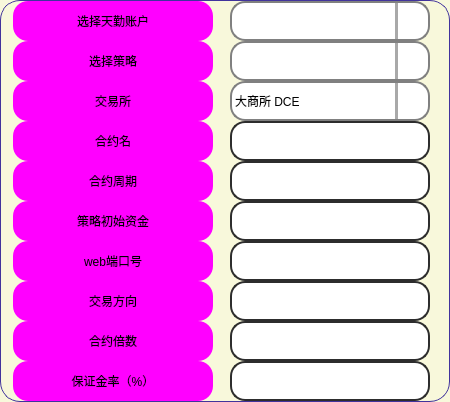
          <widget class="QFrame" name="frame_93">
           <property name="minimumSize">
            <size>
             <width>450</width>
             <height>400</height>
            </size>
           </property>
           <property name="maximumSize">
            <size>
             <width>450</width>
             <height>16333512</height>
            </size>
           </property>
           <property name="styleSheet">
            <string notr="true">QFrame {
	background-color: rgb(248, 248, 219);
	border: 1px solid rgb(65, 51, 156);
	border-radius: 20px;
}
QFrame:hover {
	border: 1px solid rgb(65, 51, 156);
}</string>
           </property>
           <property name="frameShape">
            <enum>QFrame::StyledPanel</enum>
           </property>
           <property name="frameShadow">
            <enum>QFrame::Raised</enum>
           </property>
           <layout class="QHBoxLayout" name="horizontalLayout_54">
            <property name="spacing">
             <number>0</number>
            </property>
            <property name="leftMargin">
             <number>0</number>
            </property>
            <property name="topMargin">
             <number>0</number>
            </property>
            <property name="rightMargin">
             <number>0</number>
            </property>
            <property name="bottomMargin">
             <number>0</number>
            </property>
            <item>
             <widget class="QFrame" name="upper_left_4">
              <property name="sizePolicy">
               <sizepolicy hsizetype="Minimum" vsizetype="Expanding">
                <horstretch>0</horstretch>
                <verstretch>0</verstretch>
               </sizepolicy>
              </property>
              <property name="minimumSize">
               <size>
                <width>205</width>
                <height>0</height>
               </size>
              </property>
              <property name="maximumSize">
               <size>
                <width>205</width>
                <height>1000</height>
               </size>
              </property>
              <property name="styleSheet">
               <string notr="true">border:none</string>
              </property>
              <property name="frameShape">
               <enum>QFrame::StyledPanel</enum>
              </property>
              <property name="frameShadow">
               <enum>QFrame::Raised</enum>
              </property>
              <layout class="QVBoxLayout" name="verticalLayout_54">
               <property name="spacing">
                <number>0</number>
               </property>
               <property name="leftMargin">
                <number>0</number>
               </property>
               <property name="topMargin">
                <number>0</number>
               </property>
               <property name="rightMargin">
                <number>0</number>
               </property>
               <property name="bottomMargin">
                <number>0</number>
               </property>
               <item>
                <widget class="QLabel" name="label_backtest_select_tq_account">
                 <property name="enabled">
                  <bool>true</bool>
                 </property>
                 <property name="minimumSize">
                  <size>
                   <width>200</width>
                   <height>40</height>
                  </size>
                 </property>
                 <property name="maximumSize">
                  <size>
                   <width>200</width>
                   <height>40</height>
                  </size>
                 </property>
                 <property name="styleSheet">
                  <string notr="true">QLabel {
	font: 700 18pt &quot;等线&quot;;
	background-color: rgb(255, 0, 255);
	border-radius: 15px;
}

QLabel:hover{
	border: 3px solid rgb(0, 255, 0);
}
QLabel:disabled{
	color: rgb(0, 0, 0);
	border-color: rgb(166, 166, 166);
    background-color: rgb(186, 186, 186);
}</string>
                 </property>
                 <property name="text">
                  <string>选择天勤账户</string>
                 </property>
                 <property name="alignment">
                  <set>Qt::AlignCenter</set>
                 </property>
                 <property name="buddy">
                  <cstring>comboBox_select_tq_account</cstring>
                 </property>
                </widget>
               </item>
               <item>
                <widget class="QLabel" name="label_backtest_select_strategy">
                 <property name="enabled">
                  <bool>true</bool>
                 </property>
                 <property name="minimumSize">
                  <size>
                   <width>200</width>
                   <height>40</height>
                  </size>
                 </property>
                 <property name="maximumSize">
                  <size>
                   <width>200</width>
                   <height>40</height>
                  </size>
                 </property>
                 <property name="styleSheet">
                  <string notr="true">QLabel {
	font: 700 18pt &quot;等线&quot;;
	background-color: rgb(255, 0, 255);
	border-radius: 15px;
}

QLabel:hover{
	border: 3px solid rgb(0, 255, 0);
}
QLabel:disabled{
	color: rgb(0, 0, 0);
	border-color: rgb(166, 166, 166);
    background-color: rgb(186, 186, 186);
}</string>
                 </property>
                 <property name="text">
                  <string>选择策略</string>
                 </property>
                 <property name="alignment">
                  <set>Qt::AlignCenter</set>
                 </property>
                 <property name="buddy">
                  <cstring>comboBox_select_strategy</cstring>
                 </property>
                </widget>
               </item>
               <item>
                <widget class="QLabel" name="label_backtest_exchange">
                 <property name="minimumSize">
                  <size>
                   <width>200</width>
                   <height>40</height>
                  </size>
                 </property>
                 <property name="maximumSize">
                  <size>
                   <width>200</width>
                   <height>40</height>
                  </size>
                 </property>
                 <property name="styleSheet">
                  <string notr="true">QLabel {
	font: 700 18pt &quot;等线&quot;;
	background-color: rgb(255, 0, 255);
	border-radius: 15px;
}

QLabel:hover{
	border: 3px solid rgb(0, 255, 0);
}
QLabel:disabled{
	color: rgb(0, 0, 0);
	border-color: rgb(166, 166, 166);
    background-color: rgb(186, 186, 186);
}</string>
                 </property>
                 <property name="text">
                  <string>交易所</string>
                 </property>
                 <property name="alignment">
                  <set>Qt::AlignCenter</set>
                 </property>
                 <property name="buddy">
                  <cstring>comboBox_exchange</cstring>
                 </property>
                </widget>
               </item>
               <item>
                <widget class="QLabel" name="label_backtest_symbol">
                 <property name="minimumSize">
                  <size>
                   <width>200</width>
                   <height>40</height>
                  </size>
                 </property>
                 <property name="maximumSize">
                  <size>
                   <width>200</width>
                   <height>40</height>
                  </size>
                 </property>
                 <property name="styleSheet">
                  <string notr="true">QLabel {
	font: 700 18pt &quot;等线&quot;;
	background-color: rgb(255, 0, 255);
	border-radius: 15px;
}

QLabel:hover{
	border: 3px solid rgb(0, 255, 0);
}
QLabel:disabled{
	color: rgb(0, 0, 0);
	border-color: rgb(166, 166, 166);
    background-color: rgb(186, 186, 186);
}</string>
                 </property>
                 <property name="text">
                  <string>合约名</string>
                 </property>
                 <property name="alignment">
                  <set>Qt::AlignCenter</set>
                 </property>
                 <property name="buddy">
                  <cstring>symbol</cstring>
                 </property>
                </widget>
               </item>
               <item>
                <widget class="QLabel" name="label_backtest_symbol_period">
                 <property name="minimumSize">
                  <size>
                   <width>200</width>
                   <height>40</height>
                  </size>
                 </property>
                 <property name="maximumSize">
                  <size>
                   <width>200</width>
                   <height>40</height>
                  </size>
                 </property>
                 <property name="styleSheet">
                  <string notr="true">QLabel {
	font: 700 18pt &quot;等线&quot;;
	background-color: rgb(255, 0, 255);
	border-radius: 15px;
}

QLabel:hover{
	border: 3px solid rgb(0, 255, 0);
}
QLabel:disabled{
	color: rgb(0, 0, 0);
	border-color: rgb(166, 166, 166);
    background-color: rgb(186, 186, 186);
}</string>
                 </property>
                 <property name="text">
                  <string>合约周期</string>
                 </property>
                 <property name="alignment">
                  <set>Qt::AlignCenter</set>
                 </property>
                 <property name="buddy">
                  <cstring>symbol_period</cstring>
                 </property>
                </widget>
               </item>
               <item>
                <widget class="QLabel" name="label_backtest_initial_capital">
                 <property name="minimumSize">
                  <size>
                   <width>200</width>
                   <height>40</height>
                  </size>
                 </property>
                 <property name="maximumSize">
                  <size>
                   <width>200</width>
                   <height>40</height>
                  </size>
                 </property>
                 <property name="styleSheet">
                  <string notr="true">QLabel {
	font: 700 18pt &quot;等线&quot;;
	background-color: rgb(255, 0, 255);
	border-radius: 15px;
}

QLabel:hover{
	border: 3px solid rgb(0, 255, 0);
}
QLabel:disabled{
	color: rgb(0, 0, 0);
	border-color: rgb(166, 166, 166);
    background-color: rgb(186, 186, 186);
}</string>
                 </property>
                 <property name="text">
                  <string>策略初始资金</string>
                 </property>
                 <property name="alignment">
                  <set>Qt::AlignCenter</set>
                 </property>
                 <property name="buddy">
                  <cstring>initial_capital</cstring>
                 </property>
                </widget>
               </item>
               <item>
                <widget class="QLabel" name="label_backtest_web_port">
                 <property name="minimumSize">
                  <size>
                   <width>200</width>
                   <height>40</height>
                  </size>
                 </property>
                 <property name="maximumSize">
                  <size>
                   <width>200</width>
                   <height>40</height>
                  </size>
                 </property>
                 <property name="styleSheet">
                  <string notr="true">QLabel {
	font: 700 18pt &quot;等线&quot;;
	background-color: rgb(255, 0, 255);
	border-radius: 15px;
}

QLabel:hover{
	border: 3px solid rgb(0, 255, 0);
}
QLabel:disabled{
	color: rgb(0, 0, 0);
	border-color: rgb(166, 166, 166);
    background-color: rgb(186, 186, 186);
}</string>
                 </property>
                 <property name="text">
                  <string>web端口号</string>
                 </property>
                 <property name="alignment">
                  <set>Qt::AlignCenter</set>
                 </property>
                 <property name="buddy">
                  <cstring>web_port</cstring>
                 </property>
                </widget>
               </item>
               <item>
                <widget class="QLabel" name="label_backtest_orientation">
                 <property name="minimumSize">
                  <size>
                   <width>200</width>
                   <height>40</height>
                  </size>
                 </property>
                 <property name="maximumSize">
                  <size>
                   <width>200</width>
                   <height>40</height>
                  </size>
                 </property>
                 <property name="styleSheet">
                  <string notr="true">QLabel {
	font: 700 18pt &quot;等线&quot;;
	background-color: rgb(255, 0, 255);
	border-radius: 15px;
}

QLabel:hover{
	border: 3px solid rgb(0, 255, 0);
}
QLabel:disabled{
	color: rgb(0, 0, 0);
	border-color: rgb(166, 166, 166);
    background-color: rgb(186, 186, 186);
}</string>
                 </property>
                 <property name="text">
                  <string>交易方向</string>
                 </property>
                 <property name="alignment">
                  <set>Qt::AlignCenter</set>
                 </property>
                 <property name="buddy">
                  <cstring>orientation</cstring>
                 </property>
                </widget>
               </item>
               <item>
                <widget class="QLabel" name="label_backtest_contract_multiples">
                 <property name="minimumSize">
                  <size>
                   <width>200</width>
                   <height>40</height>
                  </size>
                 </property>
                 <property name="maximumSize">
                  <size>
                   <width>200</width>
                   <height>40</height>
                  </size>
                 </property>
                 <property name="styleSheet">
                  <string notr="true">QLabel {
	font: 700 18pt &quot;等线&quot;;
	background-color: rgb(255, 0, 255);
	border-radius: 15px;
}

QLabel:hover{
	border: 3px solid rgb(0, 255, 0);
}
QLabel:disabled{
	color: rgb(0, 0, 0);
	border-color: rgb(166, 166, 166);
    background-color: rgb(186, 186, 186);
}</string>
                 </property>
                 <property name="text">
                  <string>合约倍数</string>
                 </property>
                 <property name="alignment">
                  <set>Qt::AlignCenter</set>
                 </property>
                 <property name="buddy">
                  <cstring>contract_multiples</cstring>
                 </property>
                </widget>
               </item>
               <item>
                <widget class="QLabel" name="label_backtest_margin_rate">
                 <property name="minimumSize">
                  <size>
                   <width>200</width>
                   <height>40</height>
                  </size>
                 </property>
                 <property name="maximumSize">
                  <size>
                   <width>200</width>
                   <height>40</height>
                  </size>
                 </property>
                 <property name="styleSheet">
                  <string notr="true">QLabel {
	font: 700 18pt &quot;等线&quot;;
	background-color: rgb(255, 0, 255);
	border-radius: 15px;
}

QLabel:hover{
	border: 3px solid rgb(0, 255, 0);
}
QLabel:disabled{
	color: rgb(0, 0, 0);
	border-color: rgb(166, 166, 166);
    background-color: rgb(186, 186, 186);
}</string>
                 </property>
                 <property name="text">
                  <string>保证金率（%）</string>
                 </property>
                 <property name="alignment">
                  <set>Qt::AlignCenter</set>
                 </property>
                 <property name="buddy">
                  <cstring>margin_rate</cstring>
                 </property>
                </widget>
               </item>
              </layout>
             </widget>
            </item>
            <item>
             <widget class="QFrame" name="upper_right_4">
              <property name="sizePolicy">
               <sizepolicy hsizetype="Minimum" vsizetype="Expanding">
                <horstretch>0</horstretch>
                <verstretch>0</verstretch>
               </sizepolicy>
              </property>
              <property name="minimumSize">
               <size>
                <width>205</width>
                <height>0</height>
               </size>
              </property>
              <property name="maximumSize">
               <size>
                <width>205</width>
                <height>1000</height>
               </size>
              </property>
              <property name="styleSheet">
               <string notr="true">border:none</string>
              </property>
              <property name="frameShape">
               <enum>QFrame::StyledPanel</enum>
              </property>
              <property name="frameShadow">
               <enum>QFrame::Raised</enum>
              </property>
              <layout class="QVBoxLayout" name="verticalLayout_55">
               <property name="spacing">
                <number>0</number>
               </property>
               <property name="leftMargin">
                <number>0</number>
               </property>
               <property name="topMargin">
                <number>0</number>
               </property>
               <property name="rightMargin">
                <number>0</number>
               </property>
               <property name="bottomMargin">
                <number>0</number>
               </property>
               <item>
                <widget class="QComboBox" name="comboBox_select_tq_account">
                 <property name="minimumSize">
                  <size>
                   <width>200</width>
                   <height>40</height>
                  </size>
                 </property>
                 <property name="maximumSize">
                  <size>
                   <width>200</width>
                   <height>40</height>
                  </size>
                 </property>
                 <property name="styleSheet">
                  <string notr="true">/* 未下拉时，QComboBox的样式 */
QComboBox {
    border: 2px solid gray;   /* 边框 */
    border-radius: 15px;   /* 圆角 */
    padding: 1px 18px 1px 3px;   /* 字体填衬 */
    color: rgb(0, 0, 0);    
	font: 700 18pt &quot;等线&quot;;    
	background-color: rgb(255, 255, 255);
}

/* 下拉后，整个下拉窗体样式 */
QComboBox QAbstractItemView {
    
    border: 1px solid yellow;   /* 整个下拉窗体的边框 */
    color: black;
	border-radius: 3px;
    background-color: rgb(225, 225, 225);   /* 整个下拉窗体的背景色 */
    selection-background-color: lightgreen;   /* 整个下拉窗体被选中项的背景色 */
}
/* 下拉箭头样式 */
 QComboBox::down-arrow {
	image: url(:/图标/icons/双下拉箭头.svg);
	width: 30px; /* 下拉箭头的宽度（建议与下拉框drop-down的宽度一致） */ 
	background: rgb(255, 255, 255); /* 下拉箭头的的背景色 */ 
	padding: 0px 0px 0px 0px; /* 上内边距、右内边距、下内边距、左内边距 */
 } 

/* 下拉框样式 */
QComboBox::drop-down {
   /* subcontrol-origin: padding;   /* 子控件在父元素中的原点矩形。如果未指定此属性，则默认为padding。 */
   /* subcontrol-position: top right;   /* 下拉框的位置（右上） */
    width: 30px;   /* 下拉框的宽度 */

    border-left-width: 3px;   /* 下拉框的左边界线宽度 */
    border-left-color: darkgray;   /* 下拉框的左边界线颜色 */
    border-left-style: solid;   /* 下拉框的左边界线为实线 */
    border-top-right-radius: 10px;   /* 下拉框的右上边界线的圆角半径（应和整个QComboBox右上边界线的圆角半径一致） */
    border-bottom-right-radius: 10px;   /* 同上 */
}
QComboBox:hover {
	border: 3px solid rgb(255, 85, 0);
}
QComboBox:disabled{
	color: rgb(0, 0, 0);
	border-color: rgb(166, 166, 166);
    background-color: rgb(186, 186, 186);
}</string>
                 </property>
                </widget>
               </item>
               <item>
                <widget class="QComboBox" name="comboBox_select_strategy">
                 <property name="minimumSize">
                  <size>
                   <width>200</width>
                   <height>40</height>
                  </size>
                 </property>
                 <property name="maximumSize">
                  <size>
                   <width>200</width>
                   <height>40</height>
                  </size>
                 </property>
                 <property name="styleSheet">
                  <string notr="true">/* 未下拉时，QComboBox的样式 */
QComboBox {
    border: 2px solid gray;   /* 边框 */
    border-radius: 15px;   /* 圆角 */
    padding: 1px 18px 1px 3px;   /* 字体填衬 */
    color: rgb(0, 0, 0);    
	font: 700 18pt &quot;等线&quot;;    
	background-color: rgb(255, 255, 255);
}

/* 下拉后，整个下拉窗体样式 */
QComboBox QAbstractItemView {
    
    border: 1px solid yellow;   /* 整个下拉窗体的边框 */
    color: black;
	border-radius: 3px;
    background-color: rgb(225, 225, 225);   /* 整个下拉窗体的背景色 */
    selection-background-color: lightgreen;   /* 整个下拉窗体被选中项的背景色 */
}
/* 下拉箭头样式 */
 QComboBox::down-arrow {
	image: url(:/图标/icons/双下拉箭头.svg);
	width: 30px; /* 下拉箭头的宽度（建议与下拉框drop-down的宽度一致） */ 
	background: rgb(255, 255, 255); /* 下拉箭头的的背景色 */ 
	padding: 0px 0px 0px 0px; /* 上内边距、右内边距、下内边距、左内边距 */
 } 

/* 下拉框样式 */
QComboBox::drop-down {
   /* subcontrol-origin: padding;   /* 子控件在父元素中的原点矩形。如果未指定此属性，则默认为padding。 */
   /* subcontrol-position: top right;   /* 下拉框的位置（右上） */
    width: 30px;   /* 下拉框的宽度 */

    border-left-width: 3px;   /* 下拉框的左边界线宽度 */
    border-left-color: darkgray;   /* 下拉框的左边界线颜色 */
    border-left-style: solid;   /* 下拉框的左边界线为实线 */
    border-top-right-radius: 10px;   /* 下拉框的右上边界线的圆角半径（应和整个QComboBox右上边界线的圆角半径一致） */
    border-bottom-right-radius: 10px;   /* 同上 */
}
QComboBox:hover {
	border: 3px solid rgb(255, 85, 0);
}
QComboBox:disabled{
	color: rgb(0, 0, 0);
	border-color: rgb(166, 166, 166);
    background-color: rgb(186, 186, 186);
}</string>
                 </property>
                </widget>
               </item>
               <item>
                <widget class="QComboBox" name="comboBox_exchange">
                 <property name="minimumSize">
                  <size>
                   <width>200</width>
                   <height>40</height>
                  </size>
                 </property>
                 <property name="maximumSize">
                  <size>
                   <width>200</width>
                   <height>40</height>
                  </size>
                 </property>
                 <property name="styleSheet">
                  <string notr="true">/* 未下拉时，QComboBox的样式 */
QComboBox {
    border: 2px solid gray;   /* 边框 */
    border-radius: 15px;   /* 圆角 */
    padding: 1px 18px 1px 3px;   /* 字体填衬 */
    color: rgb(0, 0, 0);    
	font: 700 18pt &quot;等线&quot;;    
	background-color: rgb(255, 255, 255);
}

/* 下拉后，整个下拉窗体样式 */
QComboBox QAbstractItemView {
    
    border: 1px solid yellow;   /* 整个下拉窗体的边框 */
    color: black;
	border-radius: 3px;
    background-color: rgb(225, 225, 225);   /* 整个下拉窗体的背景色 */
    selection-background-color: lightgreen;   /* 整个下拉窗体被选中项的背景色 */
}
/* 下拉箭头样式 */
 QComboBox::down-arrow {
	image: url(:/图标/icons/双下拉箭头.svg);
	width: 30px; /* 下拉箭头的宽度（建议与下拉框drop-down的宽度一致） */ 
	background: rgb(255, 255, 255); /* 下拉箭头的的背景色 */ 
	padding: 0px 0px 0px 0px; /* 上内边距、右内边距、下内边距、左内边距 */
 } 

/* 下拉框样式 */
QComboBox::drop-down {
   /* subcontrol-origin: padding;   /* 子控件在父元素中的原点矩形。如果未指定此属性，则默认为padding。 */
   /* subcontrol-position: top right;   /* 下拉框的位置（右上） */
    width: 30px;   /* 下拉框的宽度 */

    border-left-width: 3px;   /* 下拉框的左边界线宽度 */
    border-left-color: darkgray;   /* 下拉框的左边界线颜色 */
    border-left-style: solid;   /* 下拉框的左边界线为实线 */
    border-top-right-radius: 10px;   /* 下拉框的右上边界线的圆角半径（应和整个QComboBox右上边界线的圆角半径一致） */
    border-bottom-right-radius: 10px;   /* 同上 */
}
QComboBox:hover {
	border: 3px solid rgb(255, 85, 0);
}
QComboBox:disabled{
	color: rgb(0, 0, 0);
	border-color: rgb(166, 166, 166);
    background-color: rgb(186, 186, 186);
}</string>
                 </property>
                 <property name="frame">
                  <bool>true</bool>
                 </property>
                 <property name="modelColumn">
                  <number>0</number>
                 </property>
                 <item>
                  <property name="text">
                   <string>大商所 DCE</string>
                  </property>
                 </item>
                 <item>
                  <property name="text">
                   <string>上期所 SHFE</string>
                  </property>
                 </item>
                 <item>
                  <property name="text">
                   <string>郑商所 CZCE</string>
                  </property>
                 </item>
                 <item>
                  <property name="text">
                   <string>能源交易所 INE</string>
                  </property>
                 </item>
                 <item>
                  <property name="text">
                   <string>中金所 CFFEX</string>
                  </property>
                 </item>
                </widget>
               </item>
               <item>
                <widget class="QLineEdit" name="symbol">
                 <property name="minimumSize">
                  <size>
                   <width>200</width>
                   <height>40</height>
                  </size>
                 </property>
                 <property name="maximumSize">
                  <size>
                   <width>200</width>
                   <height>40</height>
                  </size>
                 </property>
                 <property name="styleSheet">
                  <string notr="true">QLineEdit {
	border: 2px solid rgb(45, 45, 45);
	border-radius: 15px;
	padding: 5px;
	background-color: rgb(255, 255, 255);	
	color: rgb(0, 0, 0);
	font: 700 18pt &quot;等线&quot;;
}
QLineEdit:hover {
	border: 3px solid rgb(255, 85, 0);
}
QLineEdit:focus {
	border: 3px solid rgb(255, 85, 0);
	color: rgb(255, 0, 0);
}
QLineEdit:disabled{
	color: rgb(0, 0, 0);
	border-color: rgb(166, 166, 166);
    background-color: rgb(186, 186, 186);
}</string>
                 </property>
                </widget>
               </item>
               <item>
                <widget class="QLineEdit" name="symbol_period">
                 <property name="minimumSize">
                  <size>
                   <width>200</width>
                   <height>40</height>
                  </size>
                 </property>
                 <property name="maximumSize">
                  <size>
                   <width>200</width>
                   <height>40</height>
                  </size>
                 </property>
                 <property name="styleSheet">
                  <string notr="true">QLineEdit {
	border: 2px solid rgb(45, 45, 45);
	border-radius: 15px;
	padding: 5px;
	background-color: rgb(255, 255, 255);	
	color: rgb(0, 0, 0);
	font: 700 18pt &quot;等线&quot;;
}
QLineEdit:hover {
	border: 3px solid rgb(255, 85, 0);
}
QLineEdit:focus {
	border: 3px solid rgb(255, 85, 0);
	color: rgb(255, 0, 0);
}
QLineEdit:disabled{
	color: rgb(0, 0, 0);
	border-color: rgb(166, 166, 166);
    background-color: rgb(186, 186, 186);
}</string>
                 </property>
                </widget>
               </item>
               <item>
                <widget class="QLineEdit" name="initial_capital">
                 <property name="minimumSize">
                  <size>
                   <width>200</width>
                   <height>40</height>
                  </size>
                 </property>
                 <property name="maximumSize">
                  <size>
                   <width>200</width>
                   <height>40</height>
                  </size>
                 </property>
                 <property name="styleSheet">
                  <string notr="true">QLineEdit {
	border: 2px solid rgb(45, 45, 45);
	border-radius: 15px;
	padding: 5px;
	background-color: rgb(255, 255, 255);	
	color: rgb(0, 0, 0);
	font: 700 18pt &quot;等线&quot;;
}
QLineEdit:hover {
	border: 3px solid rgb(255, 85, 0);
}
QLineEdit:focus {
	border: 3px solid rgb(255, 85, 0);
	color: rgb(255, 0, 0);
}
QLineEdit:disabled{
	color: rgb(0, 0, 0);
	border-color: rgb(166, 166, 166);
    background-color: rgb(186, 186, 186);
}</string>
                 </property>
                </widget>
               </item>
               <item>
                <widget class="QLineEdit" name="web_port">
                 <property name="minimumSize">
                  <size>
                   <width>200</width>
                   <height>40</height>
                  </size>
                 </property>
                 <property name="maximumSize">
                  <size>
                   <width>200</width>
                   <height>40</height>
                  </size>
                 </property>
                 <property name="styleSheet">
                  <string notr="true">QLineEdit {
	border: 2px solid rgb(45, 45, 45);
	border-radius: 15px;
	padding: 5px;
	background-color: rgb(255, 255, 255);	
	color: rgb(0, 0, 0);
	font: 700 18pt &quot;等线&quot;;
}
QLineEdit:hover {
	border: 3px solid rgb(255, 85, 0);
}
QLineEdit:focus {
	border: 3px solid rgb(255, 85, 0);
	color: rgb(255, 0, 0);
}
QLineEdit:disabled{
	color: rgb(0, 0, 0);
	border-color: rgb(166, 166, 166);
    background-color: rgb(186, 186, 186);
}</string>
                 </property>
                </widget>
               </item>
               <item>
                <widget class="QLineEdit" name="orientation">
                 <property name="minimumSize">
                  <size>
                   <width>200</width>
                   <height>40</height>
                  </size>
                 </property>
                 <property name="maximumSize">
                  <size>
                   <width>200</width>
                   <height>40</height>
                  </size>
                 </property>
                 <property name="styleSheet">
                  <string notr="true">QLineEdit {
	border: 2px solid rgb(45, 45, 45);
	border-radius: 15px;
	padding: 5px;
	background-color: rgb(255, 255, 255);	
	color: rgb(0, 0, 0);
	font: 700 18pt &quot;等线&quot;;
}
QLineEdit:hover {
	border: 3px solid rgb(255, 85, 0);
}
QLineEdit:focus {
	border: 3px solid rgb(255, 85, 0);
	color: rgb(255, 0, 0);
}
QLineEdit:disabled{
	color: rgb(0, 0, 0);
	border-color: rgb(166, 166, 166);
    background-color: rgb(186, 186, 186);
}</string>
                 </property>
                </widget>
               </item>
               <item>
                <widget class="QLineEdit" name="contract_multiples">
                 <property name="minimumSize">
                  <size>
                   <width>200</width>
                   <height>40</height>
                  </size>
                 </property>
                 <property name="maximumSize">
                  <size>
                   <width>200</width>
                   <height>40</height>
                  </size>
                 </property>
                 <property name="styleSheet">
                  <string notr="true">QLineEdit {
	border: 2px solid rgb(45, 45, 45);
	border-radius: 15px;
	padding: 5px;
	background-color: rgb(255, 255, 255);	
	color: rgb(0, 0, 0);
	font: 700 18pt &quot;等线&quot;;
}
QLineEdit:hover {
	border: 3px solid rgb(255, 85, 0);
}
QLineEdit:focus {
	border: 3px solid rgb(255, 85, 0);
	color: rgb(255, 0, 0);
}
QLineEdit:disabled{
	color: rgb(0, 0, 0);
	border-color: rgb(166, 166, 166);
    background-color: rgb(186, 186, 186);
}</string>
                 </property>
                </widget>
               </item>
               <item>
                <widget class="QLineEdit" name="margin_rate">
                 <property name="minimumSize">
                  <size>
                   <width>200</width>
                   <height>40</height>
                  </size>
                 </property>
                 <property name="maximumSize">
                  <size>
                   <width>200</width>
                   <height>40</height>
                  </size>
                 </property>
                 <property name="styleSheet">
                  <string notr="true">QLineEdit {
	border: 2px solid rgb(45, 45, 45);
	border-radius: 15px;
	padding: 5px;
	background-color: rgb(255, 255, 255);	
	color: rgb(0, 0, 0);
	font: 700 18pt &quot;等线&quot;;
}
QLineEdit:hover {
	border: 3px solid rgb(255, 85, 0);
}
QLineEdit:focus {
	border: 3px solid rgb(255, 85, 0);
	color: rgb(255, 0, 0);
}
QLineEdit:disabled{
	color: rgb(0, 0, 0);
	border-color: rgb(166, 166, 166);
    background-color: rgb(186, 186, 186);
}</string>
                 </property>
                </widget>
               </item>
              </layout>
             </widget>
            </item>
           </layout>
          </widget>
